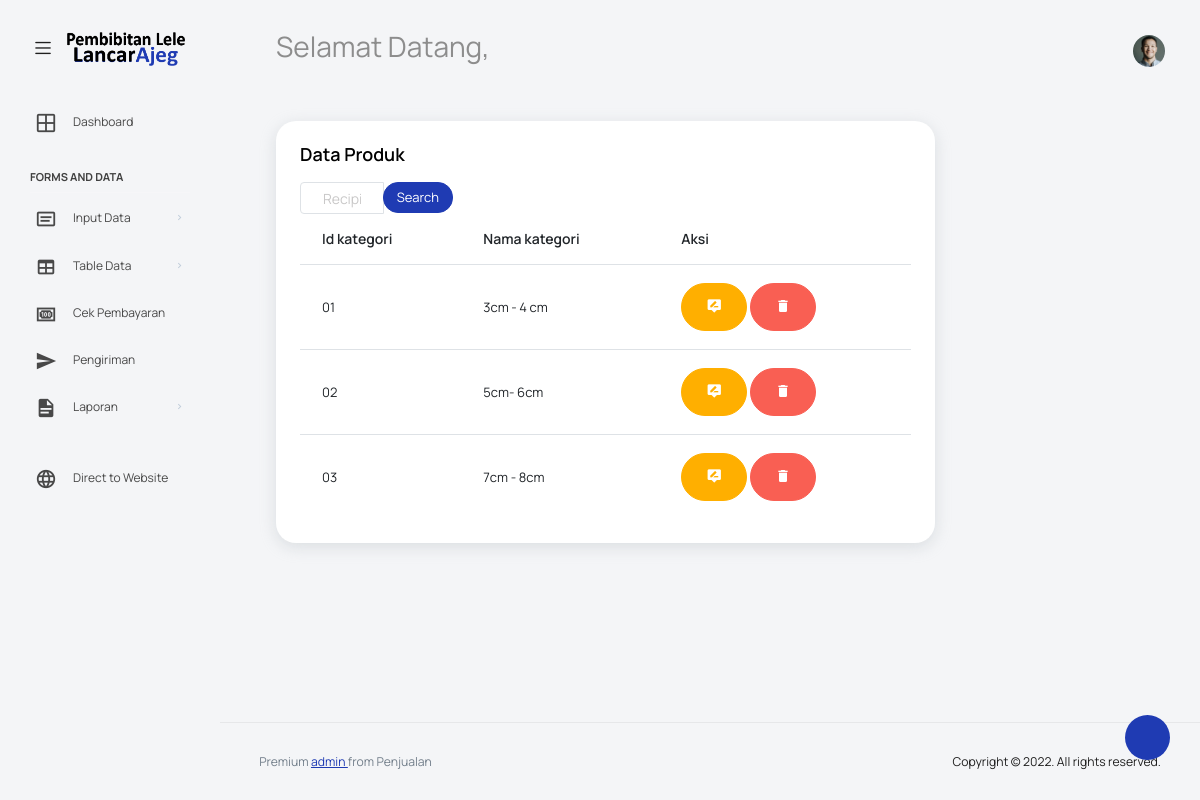
Screenshot of /admin-dashboard/data-kategori.php with the database file from the repository.
### tables this page shows
CREATE TABLE `kategori` (
  `id_kategori` varchar(11) NOT NULL,
  `nama_kategori` varchar(50) NOT NULL
);

### admin-dashboard/config/koneksi.php (called while the page is built, shortened)
<?php
$koneksi  =  mysqli_connect("localhost", "root", "", "db_lele");
$tampil_kategori = $koneksi->query("select * from kategori");

### admin-dashboard/data-kategori.php (the view, shortened to what this page needs)
<?php
include 'config/koneksi.php';
?>
<!DOCTYPE html>
<html lang="en">
<head>
    <link rel="stylesheet" href="vendors/feather/feather.css">
    <link rel="stylesheet" href="vendors/mdi/css/materialdesignicons.min.css">
    <link rel="stylesheet" href="vendors/ti-icons/css/themify-icons.css">
    <link rel="stylesheet" href="vendors/typicons/typicons.css">
    <link rel="stylesheet" href="vendors/simple-line-icons/css/simple-line-icons.css">
    <link rel="stylesheet" href="vendors/css/vendor.bundle.base.css">
    <link rel="stylesheet" href="vendors/datatables.net-bs4/dataTables.bootstrap4.css">
    <link rel="stylesheet" href="js/select.dataTables.min.css">
    <link rel="stylesheet" href="css/vertical-layout-light/style.css">
</head>
<body>
    <div class="container-scroller">
        <nav class="navbar default-layout col-lg-12 col-12 p-0 fixed-top d-flex align-items-top flex-row">
            <div class="text-center navbar-brand-wrapper d-flex align-items-center justify-content-start">
                <div class="me-3">
                    <button class="navbar-toggler navbar-toggler align-self-center" type="button" data-bs-toggle="minimize">
                        <span class="icon-menu"></span>
                    </button>
                </div>
                <div>
                    <a class="navbar-brand brand-logo" href="index.php">
                        <img src="images/logo.png" width="200" alt="logo" />
                    </a>
                </div>
            </div>
            <div class="navbar-menu-wrapper d-flex align-items-top">
                <ul class="navbar-nav">
                    <li class="nav-item font-weight-semibold d-none d-lg-block ms-0">
                        <h1 class="welcome-text">Selamat Datang, <span class="text-black fw-bold"><?= $_SESSION['admin']['nama'] ?></span></h1>
                    </li>
                </ul>
                <ul class="navbar-nav ms-auto">
                    <li class="nav-item dropdown d-none d-lg-block user-dropdown">
                        <a class="nav-link" id="UserDropdown" href="#" data-bs-toggle="dropdown" aria-expanded="false">
                            <img class="img-xs rounded-circle" src="images/faces/face8.jpg" alt="Profile image"> </a>
                    </li>
                </ul>
            </div>
        </nav>
        <div class="container-fluid page-body-wrapper">
            <div class="theme-setting-wrapper">
                <div id="settings-trigger"><i class="ti-settings"></i></div>
            </div>
            <nav class="sidebar sidebar-offcanvas" id="sidebar">
                <ul class="nav">
                    <li class="nav-item">
                        <a class="nav-link" href="index.php">
                            <i class="mdi mdi-grid-large menu-icon"></i>
                            <span class="menu-title">Dashboard</span>
                        </a>
                    </li>
                    <li class="nav-item nav-category">Forms and Data</li>
                    <li class="nav-item">
                        <a class="nav-link" data-bs-toggle="collapse" href="#form-elements" aria-expanded="false" aria-controls="form-elements">
                            <i class="menu-icon mdi mdi-card-text-outline"></i>
                            <span class="menu-title">Input Data</span>
                            <i class="menu-arrow"></i>
                        </a>
                    </li>
                    <li class="nav-item">
                        <a class="nav-link" data-bs-toggle="collapse" href="#tables" aria-expanded="false" aria-controls="tables">
                            <i class="menu-icon mdi mdi-table"></i>
                            <span class="menu-title">Table Data</span>
                            <i class="menu-arrow"></i>
                        </a>
                    </li>
                    <li class="nav-item">
                        <a class="nav-link" href="cek-pembayaran.php">
                            <i class="mdi mdi-cash-100 menu-icon"></i>
                            <span class="menu-title">Cek Pembayaran</span>
                        </a>
                    </li>
                    <li class="nav-item">
                        <a class="nav-link" href="form-transaksi.php">
                            <i class="mdi mdi-send menu-icon"></i>
                            <span class="menu-title">Pengiriman</span>
                        </a>
                    </li>
                    <li class="nav-item">
                        <a class="nav-link" data-bs-toggle="collapse" href="#laporan" aria-expanded="false" aria-controls="tables">
                            <i class="menu-icon mdi mdi-file-document"></i>
                            <span class="menu-title">Laporan</span>
                            <i class="menu-arrow"></i>
                        </a>
                    </li>
                    <li class="nav-item">
                        <a class="nav-link" target="_blank">
                        </a>
                    </li>
                    <li class="nav-item">
                        <a class="nav-link" target="_blank" href="../index.php">
                            <i class="mdi mdi-web menu-icon"></i>
                            <span class="menu-title">Direct to Website</span>
                        </a>
                    </li>
                </ul>
            </nav>
            <div class="main-panel">
                <div class="content-wrapper">
                    <div class="row">
                        <div class="col-lg-9 grid-margin stretch-card">
                            <div class="card">
                                <div class="card-body">
                                    <h4 class="card-title">Data Produk</h4>
                                    <form action="" method="post" class=" col-sm-3 md-4">
                                        <div class="input-group">
                                            <input type="text" class="form-control" name="idcari" placeholder="Recipient's username" aria-label="Recipient's username">
                                            <div class="input-group-append">
                                                <button class="btn btn-sm btn-primary" name="cari">Search</button>
                                            </div>
                                        </div>
                                    </form>
                                    <div class="table-responsive">
                                        <table class="table table-hover">
                                            <thead>
                                                <tr>
                                                    <th>Id kategori</th>
                                                    <th>Nama kategori</th>
                                                    <th>Aksi</th>
                                                </tr>
                                            </thead>
                                            <tbody>
                                                <?php while ($data = $tampil_kategori->fetch_assoc()) { ?>
                                                    <tr>
                                                        <td><?= $data['id_kategori']; ?></td>
                                                        <td><?= $data['nama_kategori']; ?></td>
                                                        <td>
                                                            <a href="edit-data/edit-kategori.php?id=<?= $data['id_kategori']; ?>" class="btn btn-warning btn-rounded btn-fw" data-toggle="tooltip" data-placement="top" title="Edit kategori">
                                                                <i class="mdi mdi-tooltip-edit" aria-hidden="true"></i>
                                                            </a>
                                                            <a href="config/delete-kategori.php?id=<?= $data['id_kategori']; ?>" class="btn btn-danger btn-rounded btn-fw" data-toggle="tooltip" data-placement="top" title="Hapus Pelanggan">
                                                                <i class="mdi mdi-delete" aria-hidden="true"></i>
                                                            </a>
                                                        </td>
                                                    </tr>
                                                <?php } ?>
                                            </tbody>
                                        </table>
                                    </div>
                                </div>
                            </div>
                        </div>
                    </div>
                </div>
                <footer class="footer">
                    <div class="d-sm-flex justify-content-center justify-content-sm-between">
                        <span class="text-muted text-center text-sm-left d-block d-sm-inline-block">Premium <a href="index.php" target="_blank">admin </a> from Penjualan</span>
                        <span class="float-none float-sm-right d-block mt-1 mt-sm-0 text-center">Copyright © 2022. All rights reserved.</span>
                    </div>
                </footer>
            </div>
        </div>
    </div>
</body>
</html>

### rows the page displays
kategori: id_kategori "01", nama_kategori "3cm - 4 cm"
kategori: id_kategori "02", nama_kategori "5cm- 6cm"
kategori: id_kategori "03", nama_kategori "7cm - 8cm"
